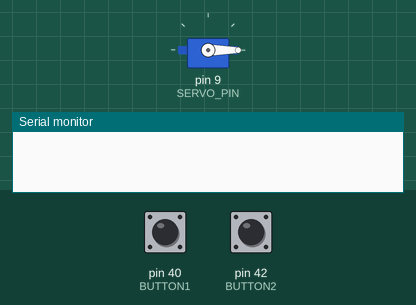
A sketch run on a simulated Arduino Mega 2560, built with avr-gcc and run on an emulated ATmega2560. Parts: servo, the last lines printed to the serial monitor. Wiring (inferred from the names in the program): servo: signal pin 9. The test bench sets the inputs (shaded band); at power-on: pin 40 (BUTTON1) LOW, pin 42 (BUTTON2) LOW. Servo pulses on a pin are drawn as a servo (544–2400 µs = 0–180°).

Above: at 1.2 s.
1.3 s: pin 40 (BUTTON1) pulled HIGH for 0.15 s
At 1.79 s:
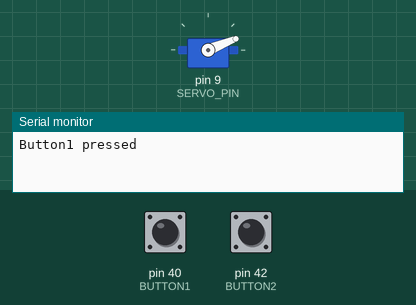
At 2.77 s:
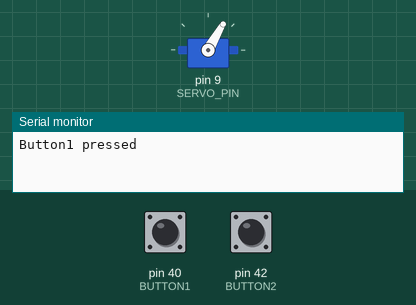
2.9 s: pin 42 (BUTTON2) pulled HIGH for 0.15 s
At 3.19 s:
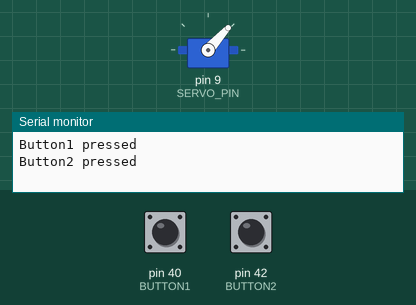
Timing chart, 0 to 5.9 s (numbered marks = the images above; inputs shaded):
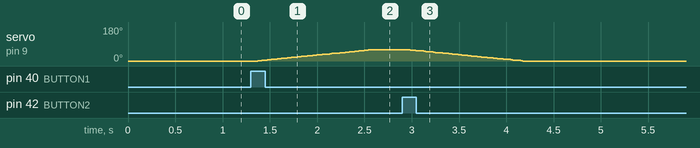

The sketch:

servo_motor_02.ino
```cpp
#define SERVO_PIN 9
#define BUTTON1 40
#define BUTTON2 42
int angle = 0;
int current_angle = 0;
int pulseWidth;
int d_angle = 1;
int val = LOW;
int old_val = LOW;
int val2 = LOW;
int old_val2 = LOW;
void setup() {
 pinMode(SERVO_PIN, OUTPUT);
 pinMode(BUTTON1, INPUT);
 pinMode(BUTTON2, INPUT);
 Serial.begin(9600);
}
void loop(){
 button1();
 button2();
 servoPulse(SERVO_PIN, current_angle);
 delay(100);
}
void button1(){
 val = digitalRead(BUTTON1);
 if((val == HIGH) && (old_val == LOW)){
 Serial.println("Button1 pressed");
 angle = current_angle + 60;
 if (angle >= 180) angle = 180;
 for (; current_angle <= angle; current_angle += d_angle) {
 servoPulse(SERVO_PIN, current_angle);
 }
 current_angle = angle;
 }
 old_val = val;
}
void button2(){
 val2 = digitalRead(BUTTON2);
 if((val2 == HIGH) && (old_val2 == LOW)){
 Serial.println("Button2 pressed");
 angle = current_angle - 60;
 if (angle <= 0)
 angle = 0;
 for (; current_angle > angle; current_angle -= d_angle) {
 servoPulse(SERVO_PIN, current_angle);
 }
 current_angle = angle;
 }
 old_val2 = val2;
}
void servoPulse(int servoPin, int angle)
{
 pulseWidth = (angle * 11) + 700;
 digitalWrite(servoPin, HIGH);
 delayMicroseconds(pulseWidth);
 digitalWrite(servoPin, LOW);
 delay(20 - pulseWidth / 1000);
}
```

Measured:
- after the input at 1.3 s, servo on pin 9 (SERVO_PIN): moves from 0° to 60° over 1.2 s, starting after 0.07 s
- after the input at 2.9 s, servo on pin 9 (SERVO_PIN): moves from 60° to 0° over 1.2 s, starting after 0.08 s
